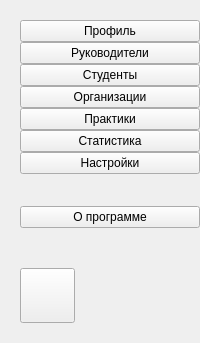
       <widget class="QFrame" name="frameBarLeft">
        <property name="sizePolicy">
         <sizepolicy hsizetype="Maximum" vsizetype="Preferred">
          <horstretch>0</horstretch>
          <verstretch>0</verstretch>
         </sizepolicy>
        </property>
        <property name="minimumSize">
         <size>
          <width>150</width>
          <height>0</height>
         </size>
        </property>
        <property name="frameShape">
         <enum>QFrame::NoFrame</enum>
        </property>
        <property name="frameShadow">
         <enum>QFrame::Raised</enum>
        </property>
        <layout class="QVBoxLayout" name="verticalLayout_2">
         <property name="spacing">
          <number>0</number>
         </property>
         <property name="leftMargin">
          <number>20</number>
         </property>
         <property name="topMargin">
          <number>20</number>
         </property>
         <property name="rightMargin">
          <number>0</number>
         </property>
         <property name="bottomMargin">
          <number>20</number>
         </property>
         <item>
          <widget class="QPushButton" name="pushButton_2">
           <property name="text">
            <string>Профиль</string>
           </property>
          </widget>
         </item>
         <item>
          <widget class="QPushButton" name="pushButton_8">
           <property name="text">
            <string>Руководители</string>
           </property>
           <property name="icon">
            <iconset resource="res.qrc">
             <normaloff>:/icons/icon_manager.png</normaloff>:/icons/icon_manager.png</iconset>
           </property>
          </widget>
         </item>
         <item>
          <widget class="QPushButton" name="pushButton_7">
           <property name="text">
            <string>Студенты</string>
           </property>
           <property name="icon">
            <iconset resource="res.qrc">
             <normaloff>:/icons/icon_book.png</normaloff>:/icons/icon_book.png</iconset>
           </property>
          </widget>
         </item>
         <item>
          <widget class="QPushButton" name="pushButton_10">
           <property name="text">
            <string>Организации</string>
           </property>
           <property name="icon">
            <iconset resource="res.qrc">
             <normaloff>:/icons/icon_organization.png</normaloff>:/icons/icon_organization.png</iconset>
           </property>
          </widget>
         </item>
         <item>
          <widget class="QPushButton" name="pushButton_9">
           <property name="text">
            <string>Практики</string>
           </property>
           <property name="icon">
            <iconset resource="res.qrc">
             <normaloff>:/icons/icon_list.png</normaloff>:/icons/icon_list.png</iconset>
           </property>
          </widget>
         </item>
         <item>
          <widget class="QPushButton" name="pushButton_4">
           <property name="sizePolicy">
            <sizepolicy hsizetype="Expanding" vsizetype="Fixed">
             <horstretch>0</horstretch>
             <verstretch>0</verstretch>
            </sizepolicy>
           </property>
           <property name="minimumSize">
            <size>
             <width>0</width>
             <height>0</height>
            </size>
           </property>
           <property name="maximumSize">
            <size>
             <width>16777215</width>
             <height>16777215</height>
            </size>
           </property>
           <property name="text">
            <string>Статистика</string>
           </property>
           <property name="icon">
            <iconset resource="res.qrc">
             <normaloff>:/icons/icon_stat.png</normaloff>:/icons/icon_stat.png</iconset>
           </property>
           <property name="iconSize">
            <size>
             <width>16</width>
             <height>16</height>
            </size>
           </property>
          </widget>
         </item>
         <item>
          <widget class="QPushButton" name="pushButton_5">
           <property name="sizePolicy">
            <sizepolicy hsizetype="Expanding" vsizetype="Fixed">
             <horstretch>0</horstretch>
             <verstretch>0</verstretch>
            </sizepolicy>
           </property>
           <property name="minimumSize">
            <size>
             <width>0</width>
             <height>0</height>
            </size>
           </property>
           <property name="maximumSize">
            <size>
             <width>16777215</width>
             <height>16777215</height>
            </size>
           </property>
           <property name="text">
            <string>Настройки</string>
           </property>
           <property name="icon">
            <iconset resource="res.qrc">
             <normaloff>:/icons/icon_settings.png</normaloff>:/icons/icon_settings.png</iconset>
           </property>
           <property name="iconSize">
            <size>
             <width>16</width>
             <height>16</height>
            </size>
           </property>
          </widget>
         </item>
         <item>
          <spacer name="verticalSpacer_2">
           <property name="orientation">
            <enum>Qt::Vertical</enum>
           </property>
           <property name="sizeType">
            <enum>QSizePolicy::Fixed</enum>
           </property>
           <property name="sizeHint" stdset="0">
            <size>
             <width>20</width>
             <height>32</height>
            </size>
           </property>
          </spacer>
         </item>
         <item>
          <widget class="QPushButton" name="pushButton">
           <property name="minimumSize">
            <size>
             <width>0</width>
             <height>0</height>
            </size>
           </property>
           <property name="maximumSize">
            <size>
             <width>16777215</width>
             <height>16777215</height>
            </size>
           </property>
           <property name="text">
            <string>О программе</string>
           </property>
           <property name="icon">
            <iconset resource="res.qrc">
             <normaloff>:/icons/icon_info.png</normaloff>:/icons/icon_info.png</iconset>
           </property>
          </widget>
         </item>
         <item>
          <spacer name="verticalSpacer">
           <property name="orientation">
            <enum>Qt::Vertical</enum>
           </property>
           <property name="sizeHint" stdset="0">
            <size>
             <width>20</width>
             <height>40</height>
            </size>
           </property>
          </spacer>
         </item>
         <item>
          <widget class="QPushButton" name="pushButtonNotification">
           <property name="sizePolicy">
            <sizepolicy hsizetype="Fixed" vsizetype="Fixed">
             <horstretch>0</horstretch>
             <verstretch>0</verstretch>
            </sizepolicy>
           </property>
           <property name="minimumSize">
            <size>
             <width>55</width>
             <height>55</height>
            </size>
           </property>
           <property name="maximumSize">
            <size>
             <width>55</width>
             <height>55</height>
            </size>
           </property>
           <property name="font">
            <font>
             <family>Arial</family>
             <pointsize>10</pointsize>
             <weight>50</weight>
             <italic>false</italic>
             <bold>false</bold>
            </font>
           </property>
           <property name="text">
            <string/>
           </property>
           <property name="icon">
            <iconset resource="res.qrc">
             <normaloff>:/icons/icon_bell.png</normaloff>:/icons/icon_bell.png</iconset>
           </property>
          </widget>
         </item>
        </layout>
       </widget>
